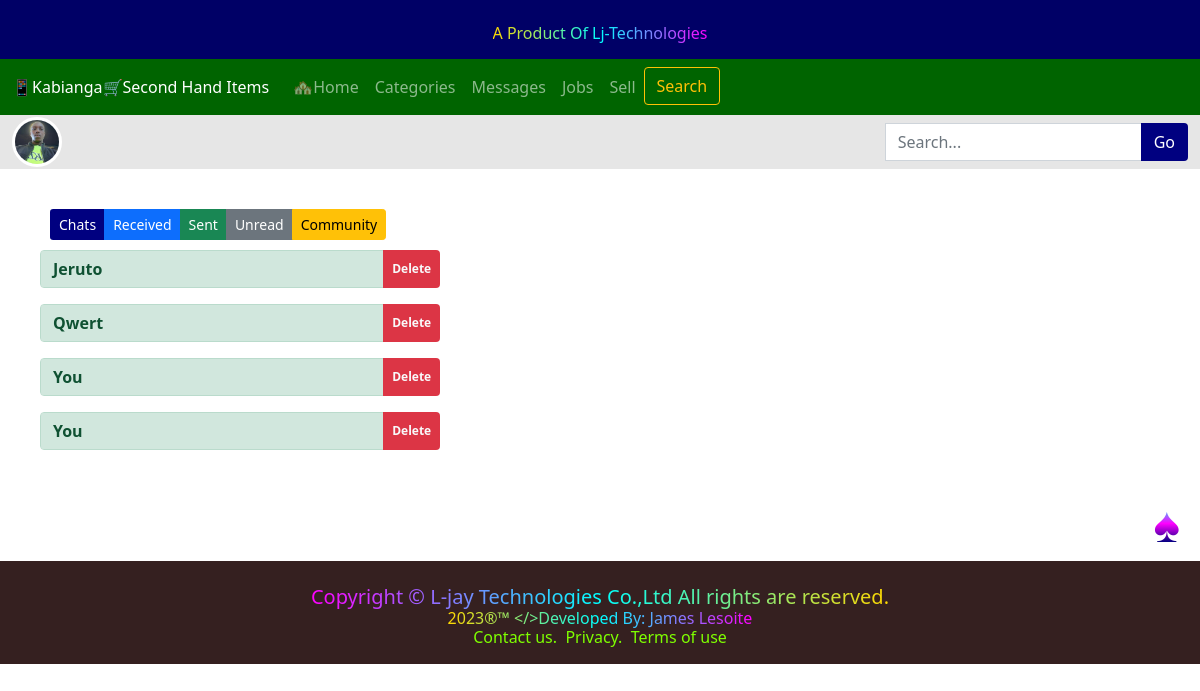
The app's page /view_conversations/ (signed in) with its own data.
### shop/models.py (models this page shows, shortened)
class Conversation(models.Model):
    user1 = models.ForeignKey(User, null=True, blank=True, on_delete=models.CASCADE, related_name='conversation_with_user1')
    user2 = models.ForeignKey(User, null=True, blank=True, on_delete=models.CASCADE, related_name='conversation_with_user2')

### shop/views.py (the view)
# urls.py: path('view_conversations/',views.view_conversations,name='view_conversations'),
@login_required
def view_conversations(request):
    user = request.user
    conversations = Conversation.objects.filter(user1=user)# | Conversation.objects.filter(user2=user)
    context = {
        'user':user,
        'conversations':conversations
    }
    return render(request,'conversation.html',context)

### shop/templates/conversation.html
{% extends 'base.html' %}
{% load static %}
{% block content %}
    <div class="container" style="margin-top: 10px;padding: 20px 10px;">
        <div class="btn-group btn-group-sm" style="margin: 10px 10px;">
            <a href="{%url 'view_conversations' %}" class="btn" style="background-color: navy;color: white;">Chats</a>
            <a href="{%url 'user_messages' %}" class="btn btn-primary">Received</a>
            <a href="{%url 'sent_messages' %}" class="btn btn-success">Sent</a>
            <a href="{%url 'unread_messages' %}" class="btn btn-secondary">Unread</a>
            <a href="{%url 'customers' %}" class="btn btn-warning">Community</a>
        </div>
        {% for conversation in conversations %}
            <div class="input-group mb-3" style="max-width: 400px;">
                <a href="{% url 'conversation' conversation.id%}" class=" btn  alert-success form-control" style="display: flex;flex-direction: row;justify-content: start;">
                    {% if conversation.user1 == user %}
                        {% if conversation.user2 == user %}
                        <strong>You</strong>
                        {% else %}
                        <strong>{{conversation.user2|title}}</strong>
                        {% endif %}
                    {% else %}
                    <strong>{{conversation.user1|title}}</strong>
                    {% endif %}
                </a>
                <button type="submit" class="btn badge bg-danger text-light">Delete</button>
            </div>
        {% endfor %}
    </div>
{% endblock %}

### records on screen
Conversation: user2 "Jeruto"
Conversation: user2 "Qwert"
Conversation: shows "You"
Conversation: shows "You"
